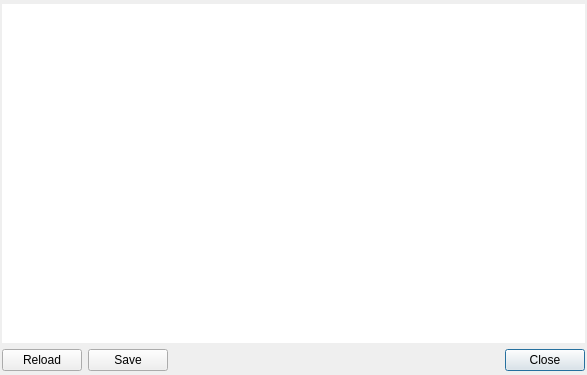
<?xml version="1.0" encoding="UTF-8"?>
<ui version="4.0">
 <class>HistoryDialogPythonConsole</class>
 <widget class="QDialog" name="HistoryDialogPythonConsole">
  <property name="geometry">
   <rect>
    <x>0</x>
    <y>0</y>
    <width>587</width>
    <height>375</height>
   </rect>
  </property>
  <property name="windowTitle">
   <string>Dialog</string>
  </property>
  <layout class="QGridLayout" name="gridLayout">
   <property name="leftMargin">
    <number>2</number>
   </property>
   <property name="topMargin">
    <number>4</number>
   </property>
   <property name="rightMargin">
    <number>2</number>
   </property>
   <property name="bottomMargin">
    <number>4</number>
   </property>
   <property name="horizontalSpacing">
    <number>6</number>
   </property>
   <item row="2" column="2">
    <widget class="QDialogButtonBox" name="buttonBox">
     <property name="orientation">
      <enum>Qt::Horizontal</enum>
     </property>
     <property name="standardButtons">
      <set>QDialogButtonBox::Close</set>
     </property>
    </widget>
   </item>
   <item row="0" column="0" colspan="3">
    <widget class="QListView" name="listView">
     <property name="frameShape">
      <enum>QFrame::NoFrame</enum>
     </property>
     <property name="editTriggers">
      <set>QAbstractItemView::NoEditTriggers</set>
     </property>
     <property name="showDropIndicator" stdset="0">
      <bool>false</bool>
     </property>
     <property name="alternatingRowColors">
      <bool>true</bool>
     </property>
     <property name="selectionMode">
      <enum>QAbstractItemView::SingleSelection</enum>
     </property>
    </widget>
   </item>
   <item row="2" column="0">
    <widget class="QPushButton" name="reloadHistory">
     <property name="text">
      <string>Reload</string>
     </property>
    </widget>
   </item>
   <item row="2" column="1">
    <widget class="QPushButton" name="saveHistory">
     <property name="enabled">
      <bool>true</bool>
     </property>
     <property name="text">
      <string>Save</string>
     </property>
    </widget>
   </item>
  </layout>
 </widget>
 <resources/>
 <connections>
  <connection>
   <sender>buttonBox</sender>
   <signal>accepted()</signal>
   <receiver>HistoryDialogPythonConsole</receiver>
   <slot>accept()</slot>
   <hints>
    <hint type="sourcelabel">
     <x>248</x>
     <y>254</y>
    </hint>
    <hint type="destinationlabel">
     <x>157</x>
     <y>274</y>
    </hint>
   </hints>
  </connection>
  <connection>
   <sender>buttonBox</sender>
   <signal>rejected()</signal>
   <receiver>HistoryDialogPythonConsole</receiver>
   <slot>reject()</slot>
   <hints>
    <hint type="sourcelabel">
     <x>316</x>
     <y>260</y>
    </hint>
    <hint type="destinationlabel">
     <x>286</x>
     <y>274</y>
    </hint>
   </hints>
  </connection>
 </connections>
</ui>
